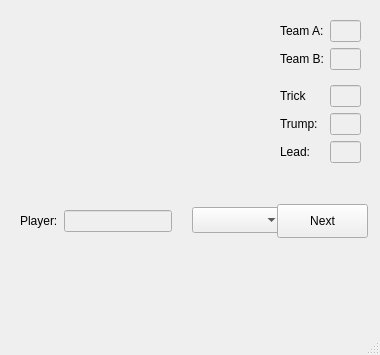
<?xml version="1.0" encoding="UTF-8"?>
<ui version="4.0">
 <class>MainWindow</class>
 <widget class="QMainWindow" name="MainWindow">
  <property name="geometry">
   <rect>
    <x>0</x>
    <y>0</y>
    <width>380</width>
    <height>355</height>
   </rect>
  </property>
  <property name="minimumSize">
   <size>
    <width>380</width>
    <height>355</height>
   </size>
  </property>
  <property name="maximumSize">
   <size>
    <width>380</width>
    <height>355</height>
   </size>
  </property>
  <property name="windowTitle">
   <string>Euchre</string>
  </property>
  <widget class="QWidget" name="centralwidget">
   <widget class="QWidget" name="formLayoutWidget">
    <property name="geometry">
     <rect>
      <x>280</x>
      <y>20</y>
      <width>81</width>
      <height>183</height>
     </rect>
    </property>
    <layout class="QFormLayout" name="formLayout">
     <property name="fieldGrowthPolicy">
      <enum>QFormLayout::FieldsStayAtSizeHint</enum>
     </property>
     <item row="0" column="0">
      <widget class="QLabel" name="teamALabel">
       <property name="text">
        <string>Team A:</string>
       </property>
      </widget>
     </item>
     <item row="0" column="1">
      <widget class="QLineEdit" name="teamALineEdit">
       <property name="enabled">
        <bool>false</bool>
       </property>
       <property name="text">
        <string/>
       </property>
      </widget>
     </item>
     <item row="1" column="0">
      <widget class="QLabel" name="teamBLabel">
       <property name="text">
        <string>Team B:</string>
       </property>
      </widget>
     </item>
     <item row="1" column="1">
      <widget class="QLineEdit" name="teamBLineEdit">
       <property name="enabled">
        <bool>false</bool>
       </property>
      </widget>
     </item>
     <item row="3" column="0">
      <widget class="QLabel" name="trumpLabel">
       <property name="text">
        <string>Trick</string>
       </property>
      </widget>
     </item>
     <item row="3" column="1">
      <widget class="QLineEdit" name="trumpLineEdit">
       <property name="enabled">
        <bool>false</bool>
       </property>
      </widget>
     </item>
     <item row="4" column="0">
      <widget class="QLabel" name="leadLabel">
       <property name="text">
        <string>Trump:</string>
       </property>
      </widget>
     </item>
     <item row="4" column="1">
      <widget class="QLineEdit" name="leadLineEdit">
       <property name="enabled">
        <bool>false</bool>
       </property>
      </widget>
     </item>
     <item row="5" column="0">
      <widget class="QLabel" name="leadLabel_2">
       <property name="text">
        <string>Lead:</string>
       </property>
      </widget>
     </item>
     <item row="5" column="1">
      <widget class="QLineEdit" name="leadLineEdit_2">
       <property name="enabled">
        <bool>false</bool>
       </property>
      </widget>
     </item>
     <item row="2" column="0">
      <widget class="Line" name="line">
       <property name="orientation">
        <enum>Qt::Horizontal</enum>
       </property>
      </widget>
     </item>
    </layout>
   </widget>
   <widget class="QWidget" name="formLayoutWidget_2">
    <property name="geometry">
     <rect>
      <x>20</x>
      <y>210</y>
      <width>171</width>
      <height>24</height>
     </rect>
    </property>
    <layout class="QFormLayout" name="formLayout_2">
     <property name="fieldGrowthPolicy">
      <enum>QFormLayout::FieldsStayAtSizeHint</enum>
     </property>
     <item row="0" column="1">
      <widget class="QLineEdit" name="playerLineEdit">
       <property name="enabled">
        <bool>false</bool>
       </property>
      </widget>
     </item>
     <item row="0" column="0">
      <widget class="QLabel" name="playerLabel">
       <property name="text">
        <string>Player:</string>
       </property>
      </widget>
     </item>
    </layout>
   </widget>
   <widget class="QPushButton" name="handCard1">
    <property name="enabled">
     <bool>true</bool>
    </property>
    <property name="geometry">
     <rect>
      <x>10</x>
      <y>240</y>
      <width>81</width>
      <height>111</height>
     </rect>
    </property>
    <property name="text">
     <string/>
    </property>
    <property name="icon">
     <iconset>
      <normaloff>mycard.png</normaloff>mycard.png</iconset>
    </property>
    <property name="iconSize">
     <size>
      <width>97</width>
      <height>73</height>
     </size>
    </property>
    <property name="flat">
     <bool>true</bool>
    </property>
   </widget>
   <widget class="QPushButton" name="handCard2">
    <property name="geometry">
     <rect>
      <x>80</x>
      <y>240</y>
      <width>81</width>
      <height>111</height>
     </rect>
    </property>
    <property name="text">
     <string/>
    </property>
    <property name="icon">
     <iconset>
      <normaloff>mycard.png</normaloff>mycard.png</iconset>
    </property>
    <property name="iconSize">
     <size>
      <width>97</width>
      <height>73</height>
     </size>
    </property>
    <property name="flat">
     <bool>true</bool>
    </property>
   </widget>
   <widget class="QPushButton" name="handCard3">
    <property name="geometry">
     <rect>
      <x>150</x>
      <y>240</y>
      <width>81</width>
      <height>111</height>
     </rect>
    </property>
    <property name="text">
     <string/>
    </property>
    <property name="icon">
     <iconset>
      <normaloff>mycard.png</normaloff>mycard.png</iconset>
    </property>
    <property name="iconSize">
     <size>
      <width>97</width>
      <height>73</height>
     </size>
    </property>
    <property name="flat">
     <bool>true</bool>
    </property>
   </widget>
   <widget class="QPushButton" name="handCard4">
    <property name="geometry">
     <rect>
      <x>220</x>
      <y>240</y>
      <width>81</width>
      <height>111</height>
     </rect>
    </property>
    <property name="text">
     <string/>
    </property>
    <property name="icon">
     <iconset>
      <normaloff>mycard.png</normaloff>mycard.png</iconset>
    </property>
    <property name="iconSize">
     <size>
      <width>97</width>
      <height>73</height>
     </size>
    </property>
    <property name="flat">
     <bool>true</bool>
    </property>
   </widget>
   <widget class="QPushButton" name="handCard5">
    <property name="geometry">
     <rect>
      <x>290</x>
      <y>240</y>
      <width>81</width>
      <height>111</height>
     </rect>
    </property>
    <property name="text">
     <string/>
    </property>
    <property name="icon">
     <iconset>
      <normaloff>mycard.png</normaloff>mycard.png</iconset>
    </property>
    <property name="iconSize">
     <size>
      <width>97</width>
      <height>73</height>
     </size>
    </property>
    <property name="flat">
     <bool>true</bool>
    </property>
   </widget>
   <widget class="QPushButton" name="pushButton_7">
    <property name="geometry">
     <rect>
      <x>100</x>
      <y>0</y>
      <width>81</width>
      <height>111</height>
     </rect>
    </property>
    <property name="text">
     <string/>
    </property>
    <property name="icon">
     <iconset>
      <normaloff>mycard.png</normaloff>mycard.png</iconset>
    </property>
    <property name="iconSize">
     <size>
      <width>97</width>
      <height>73</height>
     </size>
    </property>
    <property name="checkable">
     <bool>false</bool>
    </property>
    <property name="flat">
     <bool>true</bool>
    </property>
   </widget>
   <widget class="QPushButton" name="pushButton_8">
    <property name="geometry">
     <rect>
      <x>140</x>
      <y>50</y>
      <width>81</width>
      <height>111</height>
     </rect>
    </property>
    <property name="text">
     <string/>
    </property>
    <property name="icon">
     <iconset>
      <normaloff>mycard.png</normaloff>mycard.png</iconset>
    </property>
    <property name="iconSize">
     <size>
      <width>97</width>
      <height>73</height>
     </size>
    </property>
    <property name="flat">
     <bool>true</bool>
    </property>
   </widget>
   <widget class="QPushButton" name="pushButton_9">
    <property name="geometry">
     <rect>
      <x>100</x>
      <y>100</y>
      <width>81</width>
      <height>111</height>
     </rect>
    </property>
    <property name="text">
     <string/>
    </property>
    <property name="icon">
     <iconset>
      <normaloff>mycard.png</normaloff>mycard.png</iconset>
    </property>
    <property name="iconSize">
     <size>
      <width>97</width>
      <height>73</height>
     </size>
    </property>
    <property name="flat">
     <bool>true</bool>
    </property>
   </widget>
   <widget class="QPushButton" name="pushButton_10">
    <property name="geometry">
     <rect>
      <x>60</x>
      <y>50</y>
      <width>81</width>
      <height>111</height>
     </rect>
    </property>
    <property name="text">
     <string/>
    </property>
    <property name="icon">
     <iconset>
      <normaloff>mycard.png</normaloff>mycard.png</iconset>
    </property>
    <property name="iconSize">
     <size>
      <width>97</width>
      <height>73</height>
     </size>
    </property>
    <property name="flat">
     <bool>true</bool>
    </property>
   </widget>
   <widget class="QComboBox" name="comboBox">
    <property name="geometry">
     <rect>
      <x>192</x>
      <y>207</y>
      <width>91</width>
      <height>26</height>
     </rect>
    </property>
   </widget>
   <widget class="QPushButton" name="pushButton">
    <property name="geometry">
     <rect>
      <x>277</x>
      <y>204</y>
      <width>91</width>
      <height>34</height>
     </rect>
    </property>
    <property name="text">
     <string>Next</string>
    </property>
   </widget>
   <zorder>formLayoutWidget</zorder>
   <zorder>formLayoutWidget_2</zorder>
   <zorder>playerLabel</zorder>
   <zorder>handCard1</zorder>
   <zorder>handCard2</zorder>
   <zorder>handCard3</zorder>
   <zorder>handCard4</zorder>
   <zorder>handCard5</zorder>
   <zorder>pushButton_7</zorder>
   <zorder>pushButton_8</zorder>
   <zorder>pushButton_9</zorder>
   <zorder>pushButton_10</zorder>
   <zorder>comboBox</zorder>
   <zorder>pushButton</zorder>
  </widget>
  <widget class="QMenuBar" name="menubar">
   <property name="geometry">
    <rect>
     <x>0</x>
     <y>0</y>
     <width>380</width>
     <height>22</height>
    </rect>
   </property>
  </widget>
  <widget class="QStatusBar" name="statusbar"/>
 </widget>
 <resources/>
 <connections/>
</ui>
